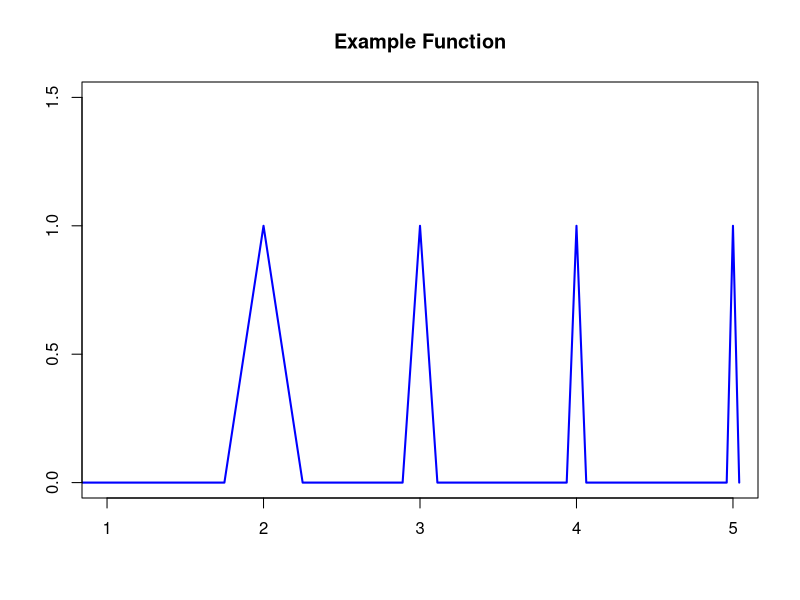

Write the R code that produced this figure.
############################################
############################################

# Create plots for example improperly
#   integrable functions

############################################

# Triangles plot
b = 5
grid <- 1:b


# Triangle function: Takes grid of pts, returns x and y points to plot
triangle_function <- function(grid){

    one_pts <- grid[2:length(grid)]
    left_pts <- one_pts - 1/(one_pts^2)
    right_pts <- one_pts + 1/(one_pts^2)

    x_mat <- rbind(left_pts, one_pts, right_pts)
    x_vec <- as.vector(x_mat)

    y_mat <- rbind(rep(0, length(left_pts)), rep(1,length(one_pts)),
                   rep(0, length(right_pts)))
    y_vec <- as.vector(y_mat)

    return(rbind(c(0,0),cbind(x_vec,y_vec)))

}

to_plot <- triangle_function(grid)
pdf(file="TriangleFunction.pdf")
plot(to_plot[,1], to_plot[,2],type="l", ylim=c(0,1.5), lwd=2, col="blue", xlim=c(1,b), xlab="", ylab="", main="Example Function")
dev.off()


